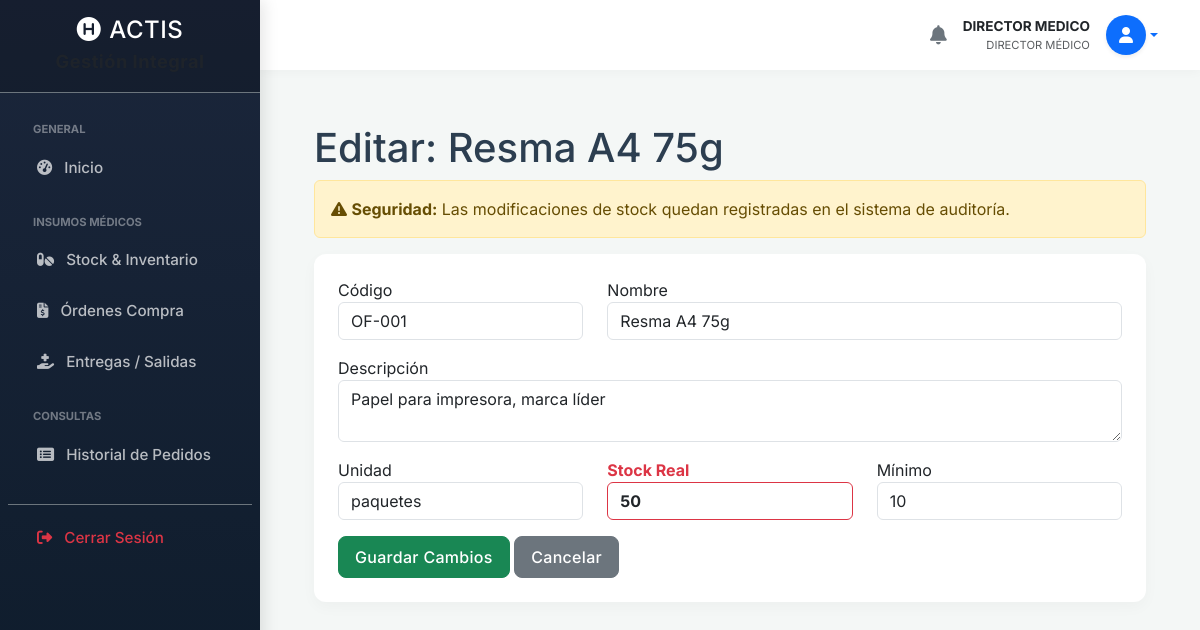
The page /suministros_editar.php?id=1 (signed in) on the database its author committed.
### tables this page shows
CREATE TABLE `suministros_generales` (
  `id` int(11) NOT NULL,
  `codigo` varchar(50) DEFAULT NULL,
  `nombre` varchar(150) NOT NULL,
  `descripcion` text DEFAULT NULL,
  `unidad_medida` varchar(50) DEFAULT 'unidades',
  `stock_actual` int(11) DEFAULT 0,
  `stock_minimo` int(11) DEFAULT 5,
  `updated_at` timestamp NULL DEFAULT current_timestamp() ON UPDATE current_timestamp()
);

### suministros_editar.php (the view, shortened to what this page needs)
<?php
require 'db.php';
$id = $_GET['id'];
include 'includes/header.php';
include 'includes/sidebar.php';
include 'includes/navbar.php';
$stmt = $pdo->prepare("SELECT * FROM suministros_generales WHERE id = :id");
$stmt->execute(['id' => $id]);
$it = $stmt->fetch();
?>
<div class="container-fluid px-4">
    <h1 class="mt-4">Editar: <?php echo htmlspecialchars($it['nombre']); ?></h1>
    <div class="alert alert-warning">
        <i class="fas fa-exclamation-triangle"></i> <strong>Seguridad:</strong> Las modificaciones de stock quedan registradas en el sistema de auditoría.
    </div>
    <div class="card mb-4 border-success">
        <div class="card-body">
            <form method="POST">
                <div class="row mb-3">
                    <div class="col-md-4"><label>Código</label><input type="text" name="codigo" class="form-control" value="<?php echo $it['codigo']; ?>"></div>
                    <div class="col-md-8"><label>Nombre</label><input type="text" name="nombre" class="form-control" value="<?php echo $it['nombre']; ?>" required></div>
                </div>
                <div class="mb-3"><label>Descripción</label><textarea name="descripcion" class="form-control"><?php echo $it['descripcion']; ?></textarea></div>
                <div class="row mb-3">
                    <div class="col"><label>Unidad</label><input type="text" name="unidad_medida" class="form-control" value="<?php echo $it['unidad_medida']; ?>"></div>
                    <div class="col">
                        <label class="text-danger fw-bold">Stock Real</label>
                        <input type="number" name="stock_actual" class="form-control border-danger fw-bold" value="<?php echo $it['stock_actual']; ?>">
                    </div>
                    <div class="col"><label>Mínimo</label><input type="number" name="stock_minimo" class="form-control" value="<?php echo $it['stock_minimo']; ?>"></div>
                </div>
                <button type="submit" class="btn btn-success">Guardar Cambios</button>
                <a href="suministros_stock.php" class="btn btn-secondary">Cancelar</a>
            </form>
        </div>
    </div>
</div>
<?php include 'includes/footer.php'; ?>

### header.php (style rules this page uses)
:root { --primary-color: #0f4c75; --secondary-color: #3282b8; --accent-color: #bbe1fa; --bg-color: #f4f7f6; --text-color: #2c3e50; --sidebar-width: 260px; }
body { background-color: var(--bg-color); font-family: 'Inter', sans-serif; color: var(--text-color); overflow-x: hidden; }
.card { border: none; border-radius: 12px; box-shadow: 0 5px 15px rgba(0,0,0,0.03); transition: transform 0.2s; background: #fff; margin-bottom: 1.5rem; overflow: hidden; }
.card-body { padding: 1.5rem; }
.btn { border-radius: 8px; font-weight: 500; letter-spacing: 0.3px; padding: 0.5rem 1rem; }

### rows shown on the page
suministros_generales: nombre "Resma A4 75g", codigo "OF-001", descripcion "Papel para impresora, marca líder", unidad_medida "paquetes", stock_actual "50", stock_minimo "10"

### other values the page prints
$nombre_usuario_global "DIRECTOR MEDICO"
$rol_principal_global "DIRECTOR MÉDICO"
